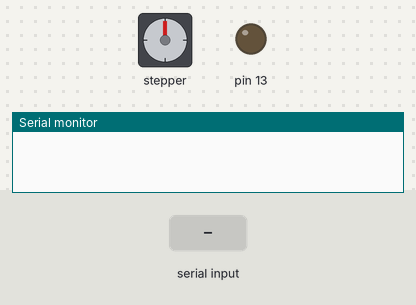
The sketch below on a simulated Arduino Uno, built with avr-gcc and run on an emulated ATmega328P. Parts: stepper motor, output pins drawn as LEDs (lit = HIGH), the last lines printed to the serial monitor. The inputs (shaded band) are chosen by the test bench. Stepper angles assume 200 steps per turn.

Above: at 1.2 s.
1.3 s: "90,45\n" received over Serial
At 5.1 s:
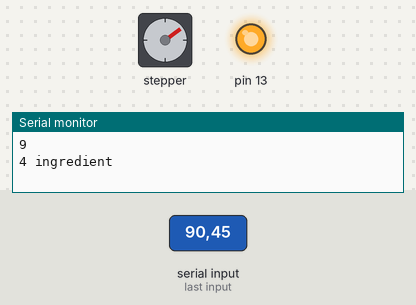
At 7.1 s:
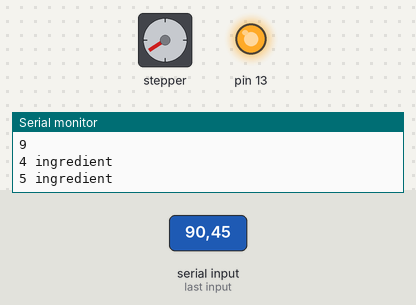
7.3 s: "30,150\n" received over Serial
At 21.5 s:
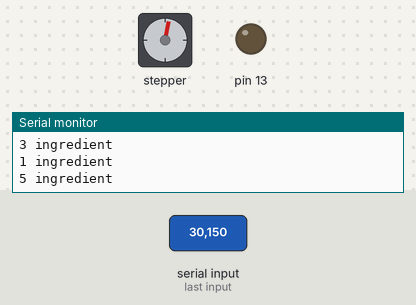
Timing chart, 0 to 21.7 s (numbered marks = the images above; inputs shaded):
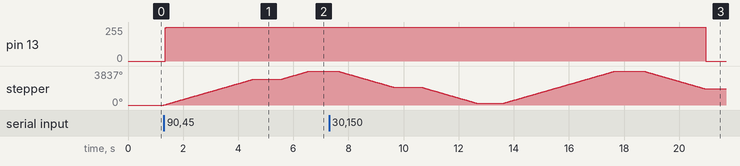

Measured:
- after the input at 1.3 s, pin 13: 0/255 → 255/255 at once; stepper: turns 2934° clockwise in 3.3 s, then 903° clockwise in 1.0 s
- after the input at 7.3 s, pin 13: 255/255 → 0/255 after 13.7 s instead of 2.6 s

The sketch:

MixinsArduino6.ino
```cpp
#include <Stepper.h>

const int stepsPerRevolution = 200;  // change this to fit the number of steps per revolution
// for your motor

const int steps = 503;
// initialize the stepper library on pins 8 through 11:
Stepper myStepper(stepsPerRevolution, 8,9,10,11);

int lastIngredient = 0;

boolean backstep = false;

int incomingByte;

boolean carriage_back_to_origin = false;

boolean moveServo = false;


void setup() {

  // set the speed at 60 rpm:
  myStepper.setSpeed(150);

  // initialize the serial port:
  Serial.begin(9600);

  // initialize pin 13 as OUTPUT
  pinMode(13,OUTPUT);
}

void loop() {

  /*for(i;i<orderSize;i++)
  {
    digitalWrite(13,HIGH);
    linearTravelStart(order[i],i);
   // End of For Loop
  }*/
  if(Serial.available() > 0) // if the data came
  {
    incomingByte = Serial.read() - 48; //read single byte from serial buffer
    digitalWrite(13,HIGH);
    String tempString = String(incomingByte);
    if(Constraint(incomingByte,0,7) == true) // constraint for bottle
    {
      tempString.concat(" ingredient");
      Serial.println(tempString);
      linearTravelStart(incomingByte);
    }
    else if(Constraint(incomingByte,0,100) == true) // constraint for ml
    {
      Serial.println(incomingByte);
    }

      //Serial.println(incomingByte);
  }
  else
    carriage_back_to_origin = true;

  if(carriage_back_to_origin == true)
  {
    for(int counter = 0; counter <(lastIngredient*2) - 1; counter ++)
    {
       myStepper.step(-((steps/2)/2));
    }

    // Reset
    carriage_back_to_origin = false;
    lastIngredient = 0;
    digitalWrite(13,LOW);
  }
  // End of main
}

int rotateComputation(int bottle)
{
  int looper = 0;

  if(lastIngredient == 0)
    looper = bottle * stepsPerRevolution;

  else
  {
     if(backstep == true)
        looper = (stepsPerRevolution * (lastIngredient - bottle));
     else
        looper = (stepsPerRevolution * (bottle - lastIngredient));
  }

  backstep = lastIngredient > bottle ? true : false;

  looper = looper / stepsPerRevolution;

  if(looper < 0)
      looper = looper * (-1);

  //lastIngredient = bottle;

  return looper;
}

void linearTravelStart(int bottle)
{
    int count = 0, pos = 0, linearTravel = rotateComputation(bottle);
   /* Serial.print("\nBACKSTEP? ");
    Serial.println(backstep);
    Serial.println();
    Serial.print("NEW loop: ");
    Serial.println(linearTravel);*/


    while(count < 2 && pos < linearTravel)
    {
      if(backstep == true)
      {
          myStepper.step(-(steps/2));

      }
      else
      {
        if(lastIngredient == 0 && pos == 0)
        {
           myStepper.step(((steps/2)/2)/2);
          // Serial.println("nakasud");
        }

        else
          myStepper.step(steps/2);
      }

      count++;
      if(count == 2)
      {
        count = 0;

        //Serial.print("NEW position: ");
        //Serial.println(pos);
        pos++;
      }
    }
    lastIngredient = bottle;

    delay(1000);

    // Checks if it is on last bottle
    // If it is, it returns to starting point
    //if(bottleCursor == orderSize - 1)
   // {

    //}
}

boolean Constraint(int value, int lowerlimit, int upperlimit)
{
  if(value > lowerlimit && value < upperlimit)
    return true;

    return false;
}
```
